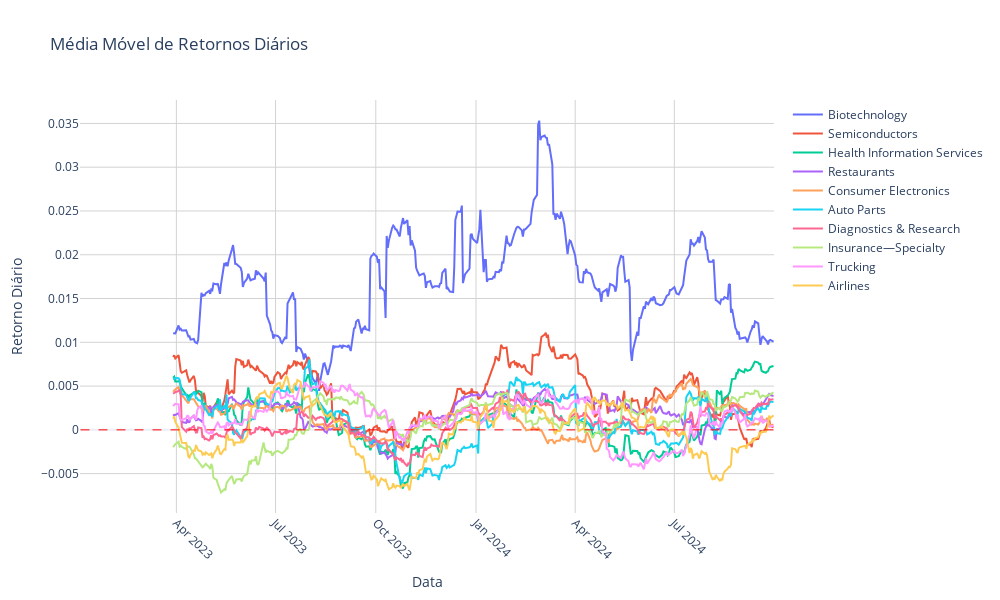

Notebook code cell kept with this figure:
### Markdown cell above
Existe uma tendência de queda recente nos retornos. Ainda assim, considerando que se trata de um ciclo intermediário (média móvel de 60 dias), seria interessante usar esses setores para um possível movimento de correção.

É interessante olhar outros setores também.

### Code cell
plot_daily_return_mean(dados.loc[dt(2023, 1, 1):dt(2024, 10, 1)], lista_indices_adaptada['index'].value_counts()[:10].index, window = 60)

### Figure 1 — Plotly figure (JSON) as saved in the notebook; plotly's stock layout.template omitted (floating-point values rounded to 4 significant figures; data arrays with more than 128 entries replaced by an {"elided": "..."} marker saying what was removed)
{"data": [{"line": {"width": 2}, "mode": "lines", "name": "Biotechnology", "type": "scatter", "x": {"elided": "438 str values"}, "y": {"elided": "438 float values"}}, {"line": {"width": 2}, "mode": "lines", "name": "Semiconductors", "type": "scatter", "x": {"elided": "438 str values"}, "y": {"elided": "438 float values"}}, {"line": {"width": 2}, "mode": "lines", "name": "Health Information Services", "type": "scatter", "x": {"elided": "438 str values"}, "y": {"elided": "438 float values"}}, {"line": {"width": 2}, "mode": "lines", "name": "Restaurants", "type": "scatter", "x": {"elided": "438 str values"}, "y": {"elided": "438 float values"}}, {"line": {"width": 2}, "mode": "lines", "name": "Consumer Electronics", "type": "scatter", "x": {"elided": "438 str values"}, "y": {"elided": "438 float values"}}, {"line": {"width": 2}, "mode": "lines", "name": "Auto Parts", "type": "scatter", "x": {"elided": "438 str values"}, "y": {"elided": "438 float values"}}, {"line": {"width": 2}, "mode": "lines", "name": "Diagnostics & Research", "type": "scatter", "x": {"elided": "438 str values"}, "y": {"elided": "438 float values"}}, {"line": {"width": 2}, "mode": "lines", "name": "Insurance—Specialty", "type": "scatter", "x": {"elided": "438 str values"}, "y": {"elided": "438 float values"}}, {"line": {"width": 2}, "mode": "lines", "name": "Trucking", "type": "scatter", "x": {"elided": "438 str values"}, "y": {"elided": "438 float values"}}, {"line": {"width": 2}, "mode": "lines", "name": "Airlines", "type": "scatter", "x": {"elided": "438 str values"}, "y": {"elided": "438 float values"}}], "layout": {"height": 600, "hovermode": "x unified", "shapes": [{"line": {"color": "Red", "dash": "dash", "width": 1}, "type": "line", "x0": "2023-01-03T00:00:00", "x1": "2024-09-30T00:00:00", "y0": 0, "y1": 0}], "title": {"text": "Média Móvel de Retornos Diários"}, "width": 1000, "xaxis": {"gridcolor": "LightGray", "gridwidth": 1, "showgrid": true, "tickangle": 45, "title": {"text": "Data"}}, "yaxis": {"gridcolor": "LightGray", "gridwidth": 1, "showgrid": true, "title": {"text": "Retorno Diário"}}}}
